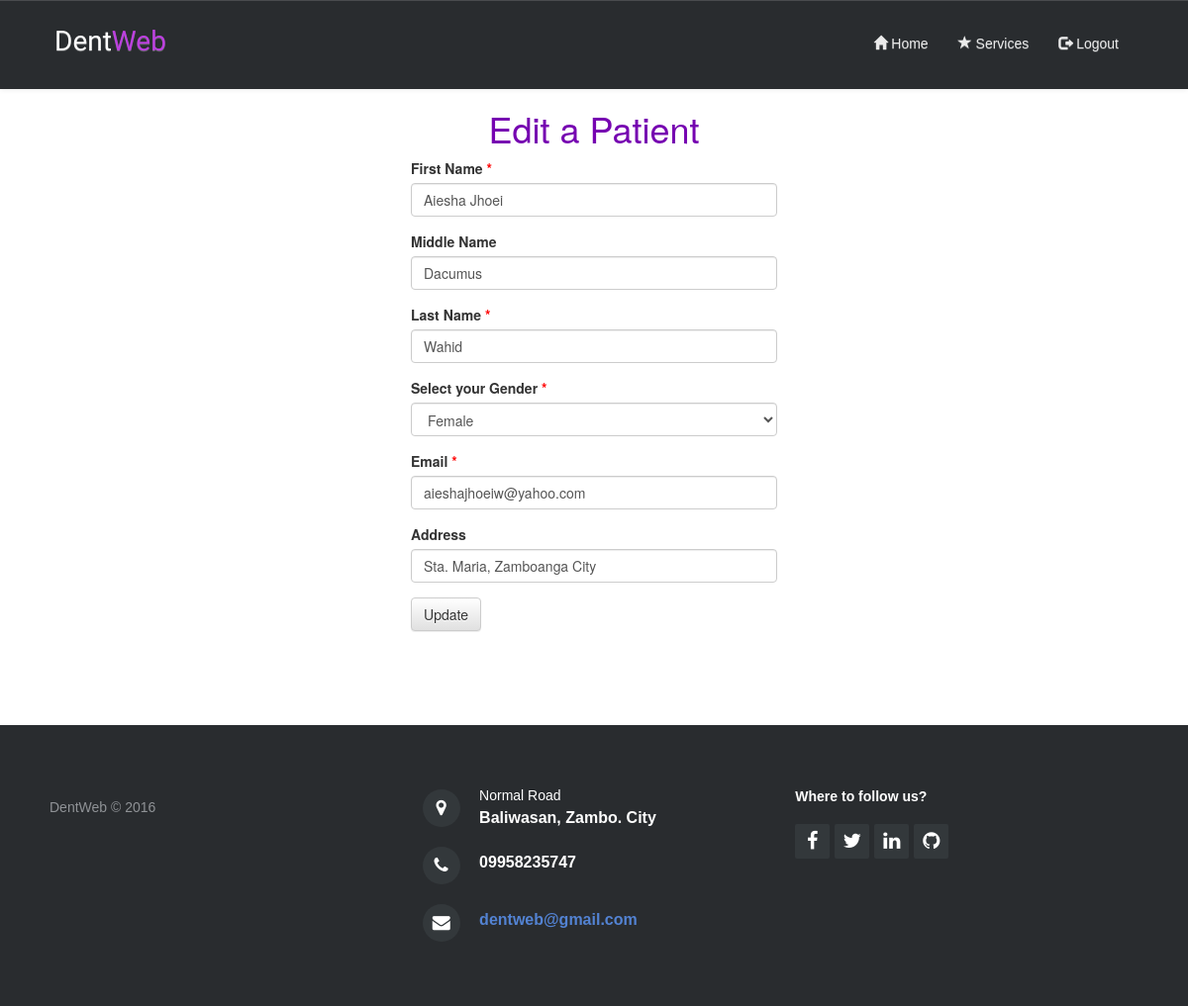
The page /editpatient?id=1 on the database its author committed.
### tables this page shows
CREATE TABLE `patient` (
  `ID` int(11) NOT NULL,
  `First_name` varchar(50) NOT NULL,
  `Middle_name` varchar(50) NOT NULL,
  `Last_name` varchar(50) NOT NULL,
  `Gender` varchar(50) NOT NULL,
  `Email` varchar(50) NOT NULL,
  `Address` varchar(50) NOT NULL,
  `Created_date` datetime NOT NULL
);

### editpatientdb.php (called while the page is built, shortened)
<?php
require_once 'conn.php';
	if(isset($_GET['id'])){
		$sql= "SELECT ID, First_name, Middle_name, Last_name, Gender, Email, Address FROM patient WHERE ID=".$_GET['id'];
		$result= mysqli_query($con,$sql);
		if(mysqli_num_rows($result) > 0){
			$row = mysqli_fetch_assoc($result);
			$firstname = $row['First_name'];
			$middlename = $row['Middle_name'];
			$lastname = $row['Last_name'];
			$gender = $row['Gender'];
			$email = $row['Email'];
			$address = $row['Address'];
		}
	}
?>

### editpatient.php (the view, shortened to what this page needs)
<!DOCTYPE html>
<html>
<head>
    <link rel="stylesheet" href="assets/bootstrap/css/bootstrap.min.css">
    <link rel="stylesheet" href="assets/css/addpatient.css">
    <link rel="stylesheet" href="assets/bootstrap/fonts/font-awesome.min.css">
    <link rel="stylesheet" href="https://formden.com/static/cdn/bootstrap-iso.css" />
</head>
<body>
	<?php include 'headernotactive.php'; ?>
        <form  action="editpatientdb" method="POST">
        <?php include 'editpatientdb.php' ?>
            <h1> Edit a Patient </h1>
             <div class="bootstrap-iso">
				<div class="container-fluid">
				  	<div class="row">
				   		<div class="col-md-4 col-md-offset-4">
				     		<div class="form-group">
				      			<label class="control-label requiredField" for="firstname">
				       				First Name
				      				<span class="asteriskField">
				        			*
				      				</span>
				      			</label>
				      			<input class="form-control" id="firstname" name="firstname" type="text" value="<?=$firstname?>"/>
				     		</div>
				     		<div class="form-group ">
				      			<label class="control-label " for="middlename">
				       			Middle Name
				      			</label>
				      			<input class="form-control" id="middlename" name="middlename" type="text" value="<?=$middlename?>"/>
				     		</div>
				     		<div class="form-group ">
				      			<label class="control-label requiredField" for="name2">
				       			Last Name
				       				<span class="asteriskField">
				        			*
				       				</span>
				      			</label>
				      			<input class="form-control" id="lastname" name="lastname" type="text" value="<?=$lastname?>"/>
				     		</div>
				     		<div class="form-group ">
				      			<label class="control-label requiredField" for="gender">
				       			Select your Gender
				       				<span class="asteriskField">
				        			*
				       				</span>
				      			</label>
				      			<select class="select form-control" id="gender" name="gender" >
				       				<option value="Female" <?php if($gender == 'Female') echo 'selected="selected"';?>>
				        				Female
				       				</option>
				      			</select>
				     		</div>
				     		<div class="form-group ">
				      			<label class="control-label requiredField" for="email">
				       			Email
				       				<span class="asteriskField">
								     *
								    </span>
				      			</label>
				      			<input class="form-control" id="email" name="email" type="email" value="<?=$email?>" />
				     		</div>
				     		<div class="form-group ">
				      			<label class="control-label " for="address">
				       			Address
				      			</label>
				      			<input class="form-control" id="address" name="address" type="text" value="<?=$address?>"/>
				     		</div>
				     		<div class="form-group">
				      			<div>
				       				<button class="btn btn-default " name="submit" type="submit" onclick="return confirm('Are you sure you want to update?');">
				        				Update
				       				</button>
				      			</div>
				     		</div>
				   		</div>
				  	</div>
				</div>
			</div>
	</form>
    <?php include 'footer.php'; ?>
</body>
</html>

### assets/css/addpatient.css (style rules this page uses)
h1 { color:#7604b1; text-align: center; }
.asteriskField { color: red; }

### rows shown on the page
patient: firstname "Aiesha Jhoei", middlename "Dacumus", lastname "Wahid", gender "Female", email "aieshajhoeiw@yahoo.com", address "Sta. Maria, Zamboanga City"
